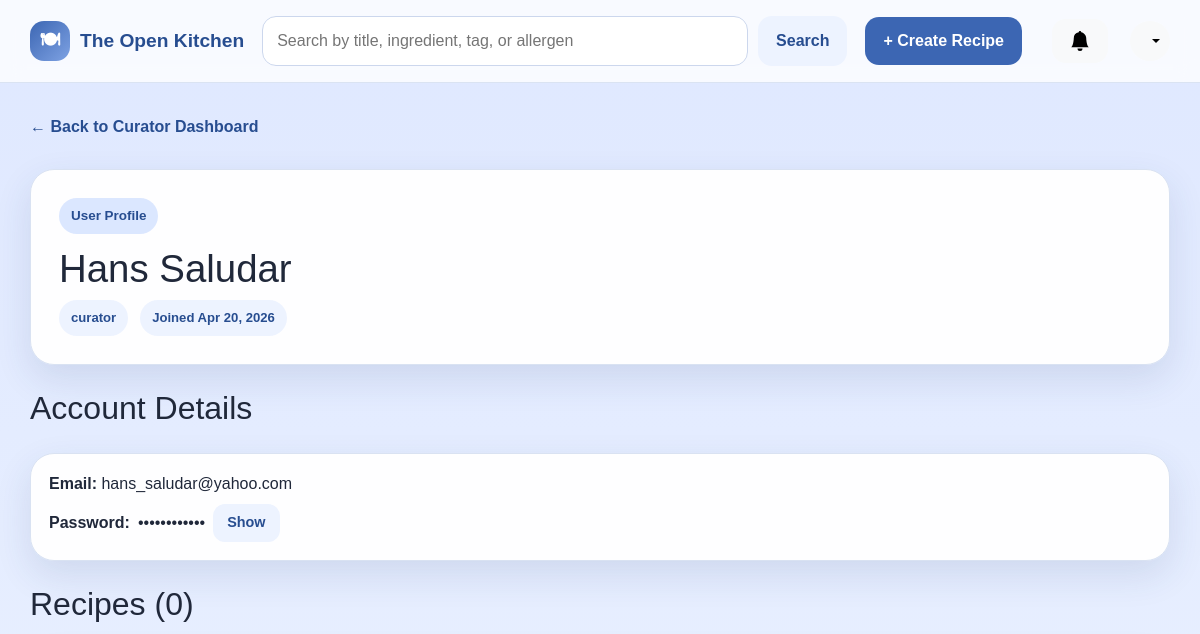
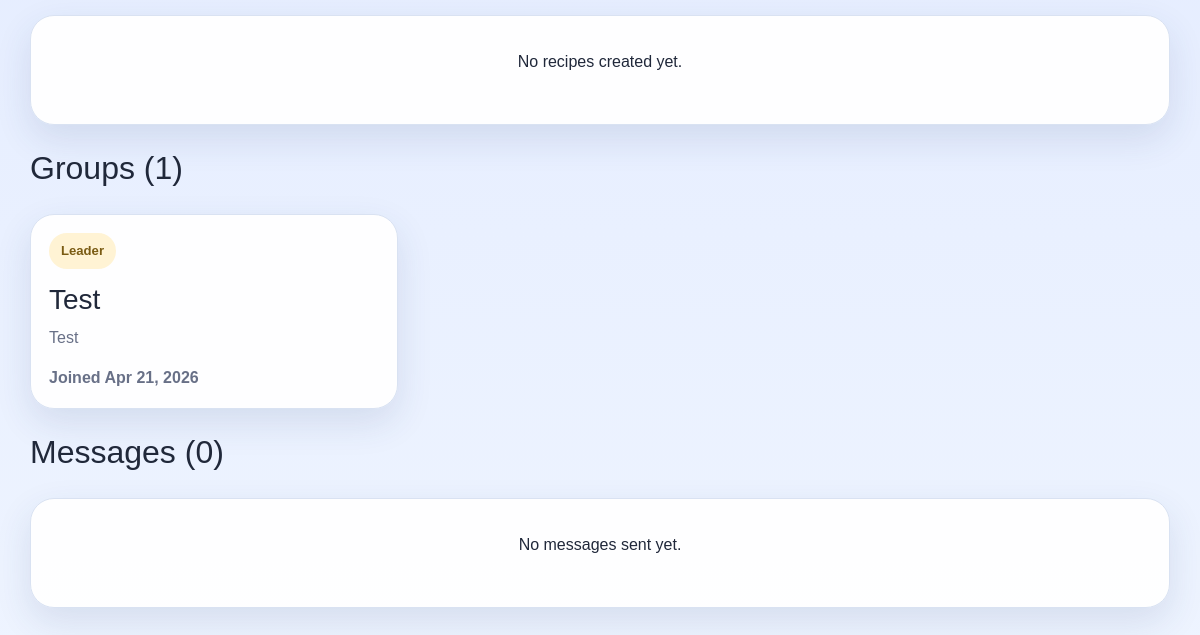
Before: /curator/user/2 (signed in) with the older database file (2 pictures, top to bottom).
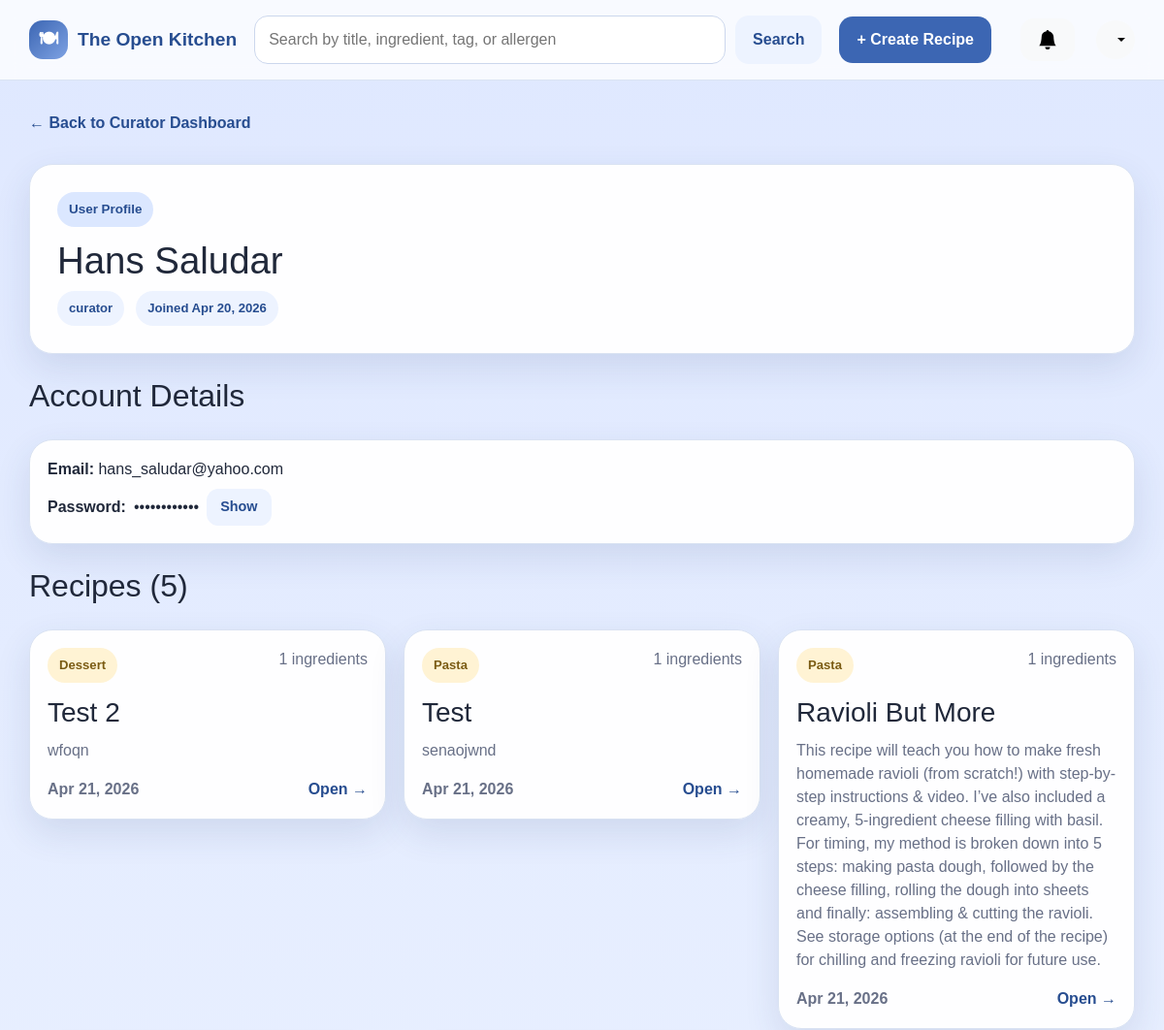
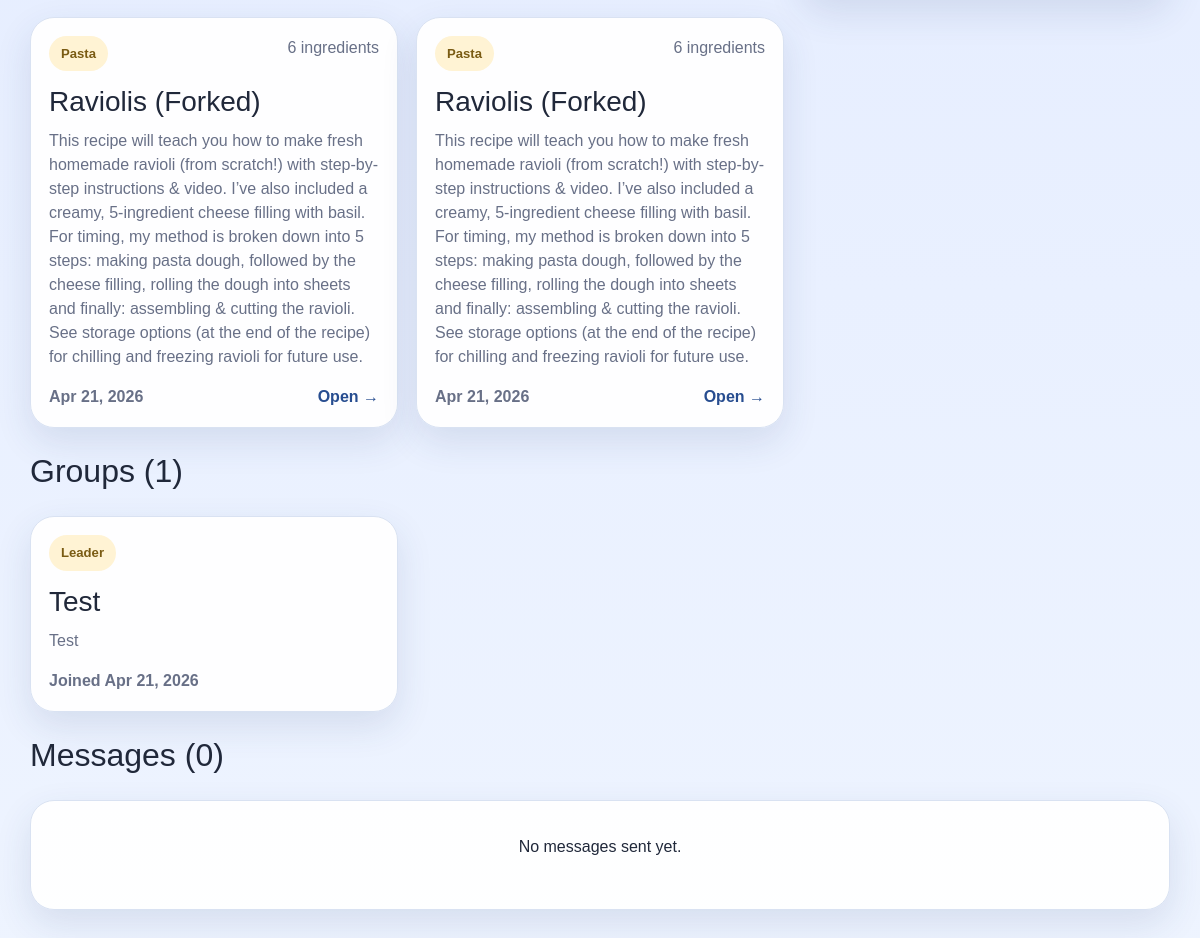
After: the same page with the newer database file (2 pictures, top to bottom).
### app/models.py (models this page shows, shortened)
class Category(db.Model):
    __tablename__ = 'categories'
    id = db.Column(db.Integer, primary_key=True)
    name = db.Column(db.String(32), unique=True, nullable=False)

class Recipe(db.Model):
    __tablename__ = 'recipes'
    id = db.Column(db.Integer, primary_key=True)
    authorID = db.Column(db.Integer, db.ForeignKey('users.id'), nullable=False)
    title = db.Column(db.String(150), nullable=False)
    description = db.Column(db.Text, nullable=True)
    instructions = db.Column(db.Text, nullable=False)
    forkedFrom = db.Column(db.Integer, db.ForeignKey('recipes.id'), nullable=True)
    baseServings = db.Column(db.Integer, nullable=False)
    prepTime = db.Column(db.Integer, nullable=True)
    cookTime = db.Column(db.Integer, nullable=True)
    dateCreated = db.Column(db.DateTime, nullable=False, default=datetime.now)
    ingredients = db.relationship('Ingredient', backref='recipe', lazy=True, cascade='all, delete-orphan')
    categories = db.relationship('RecipeCategory', backref='recipe', lazy=True, cascade='all, delete-orphan')
    dietary_tags = db.relationship('RecipeDietaryTag', backref='recipe', lazy=True, cascade='all, delete-orphan')
    allergens = db.relationship('RecipeAllergen', backref='recipe', lazy=True, cascade='all, delete-orphan')

### app/routes.py (the view)
@app.route('/curator/user/<int:user_id>')
@login_required
def curator_user_profile(user_id):
    user = get_current_user()
    if not user or user.role != 'curator':
        return redirect(url_for('dashboard'))
    profile = User.query.get_or_404(user_id)
    recipes = Recipe.query.filter_by(authorID=user_id).order_by(Recipe.dateCreated.desc()).all()
    memberships = GroupMember.query.filter_by(userID=user_id).all()
    messages = GroupMessage.query.filter_by(senderID=user_id).order_by(GroupMessage.dateSent.desc()).all()
    notifications = _get_notifications()
    has_unread = any(not n.isRead for n in notifications)
    return render_template('curator/user_profile.html',
                           profile=profile,
                           recipes=[_recipe_card_data(r) for r in recipes],
                           memberships=memberships,
                           messages=messages,
                           notifications=notifications,
                           has_unread=has_unread)

### app/routes.py (called while the page is built)
def login_required(f):
    @wraps(f)
    def decorated_function(*args, **kwargs):
        if 'user_id' not in session:
            flash('Please log in to access this page.', 'warning')
            return redirect(url_for('login'))
        return f(*args, **kwargs)
    return decorated_function

def get_current_user():
    if 'user_id' in session:
        return User.query.get(session['user_id'])
    return None

def current_user_id():
    return session.get('user_id')

def _get_avg_rating(recipe_id):
    result = db.session.query(func.avg(Rating.stars), func.count(Rating.id)).filter_by(recipeID=recipe_id).one()
    avg = round(result[0], 1) if result[0] else None
    count = result[1]
    return avg, count

def _get_notifications():
    uid = current_user_id()
    if uid is None:
        return []
    return Notification.query.filter_by(userID=uid).order_by(Notification.dateCreated.desc()).all()

### app/templates/curator/user_profile.html (shortened to what this page needs)
{% extends "base.html" %}
{% block content %}
<a href="{{ url_for('curator_dashboard') }}" class="back-link">← Back to Curator Dashboard</a>
<section class="hero-card mt-3">
    <div>
        <span class="eyebrow">User Profile</span>
        <h1>{{ profile.firstName }} {{ profile.lastName }}</h1>
        <div class="pill-row mt-2">
            <span class="pill">{{ profile.role }}</span>
            <span class="pill">Joined {{ profile.dateCreated.strftime('%b %d, %Y') }}</span>
        </div>
    </div>
</section>
<section class="section-head mt-4">
    <div><h2>Account Details</h2></div>
</section>
<article class="recipe-card mb-4">
    <div class="mb-2">
        <span class="fw-semibold">Email: </span>{{ profile.email }}
    </div>
    <div class="d-flex align-items-center gap-2">
        <span class="fw-semibold">Password: </span>
        <span id="passwordHidden">••••••••••••</span>
        <button class="btn btn-secondary btn-sm" onclick="togglePassword()">Show</button>
    </div>
</article>
<section class="section-head mt-4">
    <div>
        <h2>Recipes ({{ recipes|length }})</h2>
    </div>
</section>
{% if recipes %}
<div class="card-grid">
    {% for item in recipes %}
    <a href="{{ url_for('view_recipe', recipe_id=item.recipe.id) }}" class="recipe-card-link">
        <article class="recipe-card">
            <div class="recipe-card-top">
                <span class="mini-pill">{{ item.category_names[0] if item.category_names else 'Recipe' }}</span>
                <span class="muted-small">{{ item.ingredient_count }} ingredients</span>
            </div>
            <h3>{{ item.recipe.title }}</h3>
            <p>{{ item.recipe.description or 'No description.' }}</p>
            <div class="recipe-card-footer">
                <span class="muted-small">{{ item.recipe.dateCreated.strftime('%b %d, %Y') }}</span>
                <span>Open →</span>
            </div>
        </article>
    </a>
    {% endfor %}
</div>
{% else %}
<div class="empty-state"><p>No recipes created yet.</p></div>
{% endif %}
<section class="section-head mt-4">
    <div><h2>Groups ({{ memberships|length }})</h2></div>
</section>
{% if memberships %}
<div class="card-grid">
    {% for m in memberships %}
    <article class="recipe-card">
        <div class="recipe-card-top">
            <span class="mini-pill">{{ 'Leader' if m.group.leaderID == profile.id else 'Member' }}</span>
        </div>
        <h3>{{ m.group.name }}</h3>
        <p>{{ m.group.description or 'No description.' }}</p>
        <div class="recipe-card-footer">
            <span class="muted-small">Joined {{ m.dateJoined.strftime('%b %d, %Y') }}</span>
        </div>
    </article>
    {% endfor %}
</div>
{% else %}
<div class="empty-state"><p>Not in any groups yet.</p></div>
{% endif %}
<section class="section-head mt-4">
    <div><h2>Messages ({{ messages|length }})</h2></div>
</section>
{% if messages %}
<article class="recipe-card">
    {% for msg in messages %}
    <div class="mb-3">
        <div class="d-flex justify-content-between">
            <span class="fw-semibold" style="font-size:.9rem;">{{ msg.group.name }}</span>
            <span class="muted-small">{{ msg.dateSent.strftime('%b %d, %Y at %I:%M %p') }}</span>
        </div>
        <p class="mb-0" style="font-size:.95rem;">{{ msg.content }}</p>
    </div>
    {% if not loop.last %}<hr class="my-2">{% endif %}
    {% endfor %}
</article>
{% else %}
<div class="empty-state"><p>No messages sent yet.</p></div>
{% endif %}
{% endblock %}

Changed rows visible on the page:
now on this page (row unchanged): Category: name "Dessert"
added Recipe: recipe "Test 2", recipe "wfoqn", recipe.dateCreated "Apr 21, 2026"
now on this page (row unchanged): Category: name "Pasta" "Pasta" "Pasta" "Pasta"
added Recipe: recipe "Test", recipe "senaojwnd", recipe.dateCreated "Apr 21, 2026"
added Recipe: recipe "Ravioli But More", recipe "This recipe will teach you how to make fresh homemade ravioli (from scratch!) with step-by-step instructions & video. I’ve also included a creamy, 5-ingredient cheese filling with basil. For timing, my method is broken down into 5 steps: making pasta dough, followed by the cheese filling, rolling the dough into sheets and finally: assembling & cutting the ravioli. See storage options (at the end of the recipe) for chilling and freezing ravioli for future use.", recipe.dateCreated "Apr 21, 2026"
added Recipe: recipe "Raviolis (Forked)", recipe "This recipe will teach you how to make fresh homemade ravioli (from scratch!) with step-by-step instructions & video. I’ve also included a creamy, 5-ingredient cheese filling with basil. For timing, my method is broken down into 5 steps: making pasta dough, followed by the cheese filling, rolling the dough into sheets and finally: assembling & cutting the ravioli. See storage options (at the end of the recipe) for chilling and freezing ravioli for future use.", recipe.dateCreated "Apr 21, 2026"
added Recipe: recipe "Raviolis (Forked)", recipe "This recipe will teach you how to make fresh homemade ravioli (from scratch!) with step-by-step instructions & video. I’ve also included a creamy, 5-ingredient cheese filling with basil. For timing, my method is broken down into 5 steps: making pasta dough, followed by the cheese filling, rolling the dough into sheets and finally: assembling & cutting the ravioli. See storage options (at the end of the recipe) for chilling and freezing ravioli for future use.", recipe.dateCreated "Apr 21, 2026"
Other visible differences:
{{ recipes|length }}: "0" → "5"
new list line: "1 ingredients Open →"
new list line: "6 ingredients Open →"
text no longer shown: "No recipes created yet."
